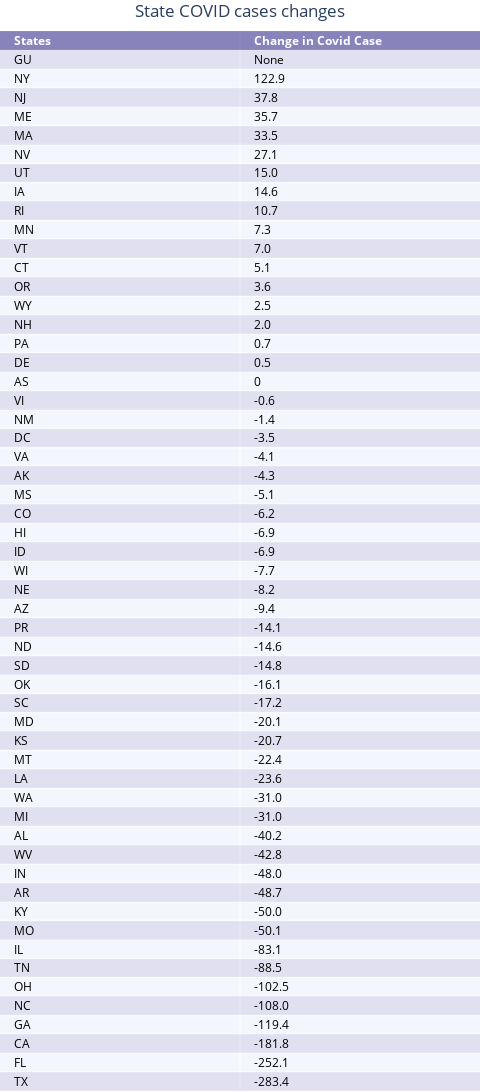

Write notebook code for a chart like this one.
### Code cell
# Additional - II table
df_a_2 = statecovid

fig_a_2 = ff.create_table(df_a_2, colorscale=colorscale4)

fig_a_2.update_layout(
    {'margin':{'t':30}},
    title={
        "text":"State COVID cases changes",
        "y":0.995,
        "x":0.5,
        "xanchor":"center",
        "yanchor":"top"
    },
    autosize=False,
    width=240*df_a_2.shape[1],
    height=30*df_a_2.shape[0]
)

fig_a_2.show()

### Figure 1 — Plotly figure (JSON) as saved in the notebook; plotly's stock layout.template omitted (floating-point values rounded to 4 significant figures)
{"data": [{"colorscale": [[0, "#6a60a9"], [0.5, "#dedcee"], [1, "#F8FAFF"]], "hoverinfo": "none", "opacity": 0.75, "showscale": false, "type": "heatmap", "z": [[0, 0], [0.5, 0.5], [1, 1], [0.5, 0.5], [1, 1], [0.5, 0.5], [1, 1], [0.5, 0.5], [1, 1], [0.5, 0.5], [1, 1], [0.5, 0.5], [1, 1], [0.5, 0.5], [1, 1], [0.5, 0.5], [1, 1], [0.5, 0.5], [1, 1], [0.5, 0.5], [1, 1], [0.5, 0.5], [1, 1], [0.5, 0.5], [1, 1], [0.5, 0.5], [1, 1], [0.5, 0.5], [1, 1], [0.5, 0.5], [1, 1], [0.5, 0.5], [1, 1], [0.5, 0.5], [1, 1], [0.5, 0.5], [1, 1], [0.5, 0.5], [1, 1], [0.5, 0.5], [1, 1], [0.5, 0.5], [1, 1], [0.5, 0.5], [1, 1], [0.5, 0.5], [1, 1], [0.5, 0.5], [1, 1], [0.5, 0.5], [1, 1], [0.5, 0.5], [1, 1], [0.5, 0.5], [1, 1], [0.5, 0.5]]}], "layout": {"annotations": [{"align": "left", "font": {"color": "#ffffff"}, "showarrow": false, "text": "<b>States</b>", "x": -0.45, "xanchor": "left", "xref": "x", "y": 0, "yref": "y"}, {"align": "left", "font": {"color": "#ffffff"}, "showarrow": false, "text": "<b>Change in Covid Case</b>", "x": 0.55, "xanchor": "left", "xref": "x", "y": 0, "yref": "y"}, {"align": "left", "font": {"color": "#000000"}, "showarrow": false, "text": "GU", "x": -0.45, "xanchor": "left", "xref": "x", "y": 1, "yref": "y"}, {"align": "left", "font": {"color": "#000000"}, "showarrow": false, "text": "None", "x": 0.55, "xanchor": "left", "xref": "x", "y": 1, "yref": "y"}, {"align": "left", "font": {"color": "#000000"}, "showarrow": false, "text": "NY", "x": -0.45, "xanchor": "left", "xref": "x", "y": 2, "yref": "y"}, {"align": "left", "font": {"color": "#000000"}, "showarrow": false, "text": "122.9", "x": 0.55, "xanchor": "left", "xref": "x", "y": 2, "yref": "y"}, {"align": "left", "font": {"color": "#000000"}, "showarrow": false, "text": "NJ", "x": -0.45, "xanchor": "left", "xref": "x", "y": 3, "yref": "y"}, {"align": "left", "font": {"color": "#000000"}, "showarrow": false, "text": "37.8", "x": 0.55, "xanchor": "left", "xref": "x", "y": 3, "yref": "y"}, {"align": "left", "font": {"color": "#000000"}, "showarrow": false, "text": "ME", "x": -0.45, "xanchor": "left", "xref": "x", "y": 4, "yref": "y"}, {"align": "left", "font": {"color": "#000000"}, "showarrow": false, "text": "35.7", "x": 0.55, "xanchor": "left", "xref": "x", "y": 4, "yref": "y"}, {"align": "left", "font": {"color": "#000000"}, "showarrow": false, "text": "MA", "x": -0.45, "xanchor": "left", "xref": "x", "y": 5, "yref": "y"}, {"align": "left", "font": {"color": "#000000"}, "showarrow": false, "text": "33.5", "x": 0.55, "xanchor": "left", "xref": "x", "y": 5, "yref": "y"}, {"align": "left", "font": {"color": "#000000"}, "showarrow": false, "text": "NV", "x": -0.45, "xanchor": "left", "xref": "x", "y": 6, "yref": "y"}, {"align": "left", "font": {"color": "#000000"}, "showarrow": false, "text": "27.1", "x": 0.55, "xanchor": "left", "xref": "x", "y": 6, "yref": "y"}, {"align": "left", "font": {"color": "#000000"}, "showarrow": false, "text": "UT", "x": -0.45, "xanchor": "left", "xref": "x", "y": 7, "yref": "y"}, {"align": "left", "font": {"color": "#000000"}, "showarrow": false, "text": "15.0", "x": 0.55, "xanchor": "left", "xref": "x", "y": 7, "yref": "y"}, {"align": "left", "font": {"color": "#000000"}, "showarrow": false, "text": "IA", "x": -0.45, "xanchor": "left", "xref": "x", "y": 8, "yref": "y"}, {"align": "left", "font": {"color": "#000000"}, "showarrow": false, "text": "14.6", "x": 0.55, "xanchor": "left", "xref": "x", "y": 8, "yref": "y"}, {"align": "left", "font": {"color": "#000000"}, "showarrow": false, "text": "RI", "x": -0.45, "xanchor": "left", "xref": "x", "y": 9, "yref": "y"}, {"align": "left", "font": {"color": "#000000"}, "showarrow": false, "text": "10.7", "x": 0.55, "xanchor": "left", "xref": "x", "y": 9, "yref": "y"}, {"align": "left", "font": {"color": "#000000"}, "showarrow": false, "text": "MN", "x": -0.45, "xanchor": "left", "xref": "x", "y": 10, "yref": "y"}, {"align": "left", "font": {"color": "#000000"}, "showarrow": false, "text": "7.3", "x": 0.55, "xanchor": "left", "xref": "x", "y": 10, "yref": "y"}, {"align": "left", "font": {"color": "#000000"}, "showarrow": false, "text": "VT", "x": -0.45, "xanchor": "left", "xref": "x", "y": 11, "yref": "y"}, {"align": "left", "font": {"color": "#000000"}, "showarrow": false, "text": "7.0", "x": 0.55, "xanchor": "left", "xref": "x", "y": 11, "yref": "y"}, {"align": "left", "font": {"color": "#000000"}, "showarrow": false, "text": "CT", "x": -0.45, "xanchor": "left", "xref": "x", "y": 12, "yref": "y"}, {"align": "left", "font": {"color": "#000000"}, "showarrow": false, "text": "5.1", "x": 0.55, "xanchor": "left", "xref": "x", "y": 12, "yref": "y"}, {"align": "left", "font": {"color": "#000000"}, "showarrow": false, "text": "OR", "x": -0.45, "xanchor": "left", "xref": "x", "y": 13, "yref": "y"}, {"align": "left", "font": {"color": "#000000"}, "showarrow": false, "text": "3.6", "x": 0.55, "xanchor": "left", "xref": "x", "y": 13, "yref": "y"}, {"align": "left", "font": {"color": "#000000"}, "showarrow": false, "text": "WY", "x": -0.45, "xanchor": "left", "xref": "x", "y": 14, "yref": "y"}, {"align": "left", "font": {"color": "#000000"}, "showarrow": false, "text": "2.5", "x": 0.55, "xanchor": "left", "xref": "x", "y": 14, "yref": "y"}, {"align": "left", "font": {"color": "#000000"}, "showarrow": false, "text": "NH", "x": -0.45, "xanchor": "left", "xref": "x", "y": 15, "yref": "y"}, {"align": "left", "font": {"color": "#000000"}, "showarrow": false, "text": "2.0", "x": 0.55, "xanchor": "left", "xref": "x", "y": 15, "yref": "y"}, {"align": "left", "font": {"color": "#000000"}, "showarrow": false, "text": "PA", "x": -0.45, "xanchor": "left", "xref": "x", "y": 16, "yref": "y"}, {"align": "left", "font": {"color": "#000000"}, "showarrow": false, "text": "0.7", "x": 0.55, "xanchor": "left", "xref": "x", "y": 16, "yref": "y"}, {"align": "left", "font": {"color": "#000000"}, "showarrow": false, "text": "DE", "x": -0.45, "xanchor": "left", "xref": "x", "y": 17, "yref": "y"}, {"align": "left", "font": {"color": "#000000"}, "showarrow": false, "text": "0.5", "x": 0.55, "xanchor": "left", "xref": "x", "y": 17, "yref": "y"}, {"align": "left", "font": {"color": "#000000"}, "showarrow": false, "text": "AS", "x": -0.45, "xanchor": "left", "xref": "x", "y": 18, "yref": "y"}, {"align": "left", "font": {"color": "#000000"}, "showarrow": false, "text": "0", "x": 0.55, "xanchor": "left", "xref": "x", "y": 18, "yref": "y"}, {"align": "left", "font": {"color": "#000000"}, "showarrow": false, "text": "VI", "x": -0.45, "xanchor": "left", "xref": "x", "y": 19, "yref": "y"}, {"align": "left", "font": {"color": "#000000"}, "showarrow": false, "text": "-0.6", "x": 0.55, "xanchor": "left", "xref": "x", "y": 19, "yref": "y"}, {"align": "left", "font": {"color": "#000000"}, "showarrow": false, "text": "NM", "x": -0.45, "xanchor": "left", "xref": "x", "y": 20, "yref": "y"}, {"align": "left", "font": {"color": "#000000"}, "showarrow": false, "text": "-1.4", "x": 0.55, "xanchor": "left", "xref": "x", "y": 20, "yref": "y"}, {"align": "left", "font": {"color": "#000000"}, "showarrow": false, "text": "DC", "x": -0.45, "xanchor": "left", "xref": "x", "y": 21, "yref": "y"}, {"align": "left", "font": {"color": "#000000"}, "showarrow": false, "text": "-3.5", "x": 0.55, "xanchor": "left", "xref": "x", "y": 21, "yref": "y"}, {"align": "left", "font": {"color": "#000000"}, "showarrow": false, "text": "VA", "x": -0.45, "xanchor": "left", "xref": "x", "y": 22, "yref": "y"}, {"align": "left", "font": {"color": "#000000"}, "showarrow": false, "text": "-4.1", "x": 0.55, "xanchor": "left", "xref": "x", "y": 22, "yref": "y"}, {"align": "left", "font": {"color": "#000000"}, "showarrow": false, "text": "AK", "x": -0.45, "xanchor": "left", "xref": "x", "y": 23, "yref": "y"}, {"align": "left", "font": {"color": "#000000"}, "showarrow": false, "text": "-4.3", "x": 0.55, "xanchor": "left", "xref": "x", "y": 23, "yref": "y"}, {"align": "left", "font": {"color": "#000000"}, "showarrow": false, "text": "MS", "x": -0.45, "xanchor": "left", "xref": "x", "y": 24, "yref": "y"}, {"align": "left", "font": {"color": "#000000"}, "showarrow": false, "text": "-5.1", "x": 0.55, "xanchor": "left", "xref": "x", "y": 24, "yref": "y"}, {"align": "left", "font": {"color": "#000000"}, "showarrow": false, "text": "CO", "x": -0.45, "xanchor": "left", "xref": "x", "y": 25, "yref": "y"}, {"align": "left", "font": {"color": "#000000"}, "showarrow": false, "text": "-6.2", "x": 0.55, "xanchor": "left", "xref": "x", "y": 25, "yref": "y"}, {"align": "left", "font": {"color": "#000000"}, "showarrow": false, "text": "HI", "x": -0.45, "xanchor": "left", "xref": "x", "y": 26, "yref": "y"}, {"align": "left", "font": {"color": "#000000"}, "showarrow": false, "text": "-6.9", "x": 0.55, "xanchor": "left", "xref": "x", "y": 26, "yref": "y"}, {"align": "left", "font": {"color": "#000000"}, "showarrow": false, "text": "ID", "x": -0.45, "xanchor": "left", "xref": "x", "y": 27, "yref": "y"}, {"align": "left", "font": {"color": "#000000"}, "showarrow": false, "text": "-6.9", "x": 0.55, "xanchor": "left", "xref": "x", "y": 27, "yref": "y"}, {"align": "left", "font": {"color": "#000000"}, "showarrow": false, "text": "WI", "x": -0.45, "xanchor": "left", "xref": "x", "y": 28, "yref": "y"}, {"align": "left", "font": {"color": "#000000"}, "showarrow": false, "text": "-7.7", "x": 0.55, "xanchor": "left", "xref": "x", "y": 28, "yref": "y"}, {"align": "left", "font": {"color": "#000000"}, "showarrow": false, "text": "NE", "x": -0.45, "xanchor": "left", "xref": "x", "y": 29, "yref": "y"}, {"align": "left", "font": {"color": "#000000"}, "showarrow": false, "text": "-8.2", "x": 0.55, "xanchor": "left", "xref": "x", "y": 29, "yref": "y"}, {"align": "left", "font": {"color": "#000000"}, "showarrow": false, "text": "AZ", "x": -0.45, "xanchor": "left", "xref": "x", "y": 30, "yref": "y"}, {"align": "left", "font": {"color": "#000000"}, "showarrow": false, "text": "-9.4", "x": 0.55, "xanchor": "left", "xref": "x", "y": 30, "yref": "y"}, {"align": "left", "font": {"color": "#000000"}, "showarrow": false, "text": "PR", "x": -0.45, "xanchor": "left", "xref": "x", "y": 31, "yref": "y"}, {"align": "left", "font": {"color": "#000000"}, "showarrow": false, "text": "-14.1", "x": 0.55, "xanchor": "left", "xref": "x", "y": 31, "yref": "y"}, {"align": "left", "font": {"color": "#000000"}, "showarrow": false, "text": "ND", "x": -0.45, "xanchor": "left", "xref": "x", "y": 32, "yref": "y"}, {"align": "left", "font": {"color": "#000000"}, "showarrow": false, "text": "-14.6", "x": 0.55, "xanchor": "left", "xref": "x", "y": 32, "yref": "y"}, {"align": "left", "font": {"color": "#000000"}, "showarrow": false, "text": "SD", "x": -0.45, "xanchor": "left", "xref": "x", "y": 33, "yref": "y"}, {"align": "left", "font": {"color": "#000000"}, "showarrow": false, "text": "-14.8", "x": 0.55, "xanchor": "left", "xref": "x", "y": 33, "yref": "y"}, {"align": "left", "font": {"color": "#000000"}, "showarrow": false, "text": "OK", "x": -0.45, "xanchor": "left", "xref": "x", "y": 34, "yref": "y"}, {"align": "left", "font": {"color": "#000000"}, "showarrow": false, "text": "-16.1", "x": 0.55, "xanchor": "left", "xref": "x", "y": 34, "yref": "y"}, {"align": "left", "font": {"color": "#000000"}, "showarrow": false, "text": "SC", "x": -0.45, "xanchor": "left", "xref": "x", "y": 35, "yref": "y"}, {"align": "left", "font": {"color": "#000000"}, "showarrow": false, "text": "-17.2", "x": 0.55, "xanchor": "left", "xref": "x", "y": 35, "yref": "y"}, {"align": "left", "font": {"color": "#000000"}, "showarrow": false, "text": "MD", "x": -0.45, "xanchor": "left", "xref": "x", "y": 36, "yref": "y"}, {"align": "left", "font": {"color": "#000000"}, "showarrow": false, "text": "-20.1", "x": 0.55, "xanchor": "left", "xref": "x", "y": 36, "yref": "y"}, {"align": "left", "font": {"color": "#000000"}, "showarrow": false, "text": "KS", "x": -0.45, "xanchor": "left", "xref": "x", "y": 37, "yref": "y"}, {"align": "left", "font": {"color": "#000000"}, "showarrow": false, "text": "-20.7", "x": 0.55, "xanchor": "left", "xref": "x", "y": 37, "yref": "y"}, {"align": "left", "font": {"color": "#000000"}, "showarrow": false, "text": "MT", "x": -0.45, "xanchor": "left", "xref": "x", "y": 38, "yref": "y"}, {"align": "left", "font": {"color": "#000000"}, "showarrow": false, "text": "-22.4", "x": 0.55, "xanchor": "left", "xref": "x", "y": 38, "yref": "y"}, {"align": "left", "font": {"color": "#000000"}, "showarrow": false, "text": "LA", "x": -0.45, "xanchor": "left", "xref": "x", "y": 39, "yref": "y"}, {"align": "left", "font": {"color": "#000000"}, "showarrow": false, "text": "-23.6", "x": 0.55, "xanchor": "left", "xref": "x", "y": 39, "yref": "y"}, {"align": "left", "font": {"color": "#000000"}, "showarrow": false, "text": "WA", "x": -0.45, "xanchor": "left", "xref": "x", "y": 40, "yref": "y"}, {"align": "left", "font": {"color": "#000000"}, "showarrow": false, "text": "-31.0", "x": 0.55, "xanchor": "left", "xref": "x", "y": 40, "yref": "y"}, {"align": "left", "font": {"color": "#000000"}, "showarrow": false, "text": "MI", "x": -0.45, "xanchor": "left", "xref": "x", "y": 41, "yref": "y"}, {"align": "left", "font": {"color": "#000000"}, "showarrow": false, "text": "-31.0", "x": 0.55, "xanchor": "left", "xref": "x", "y": 41, "yref": "y"}, {"align": "left", "font": {"color": "#000000"}, "showarrow": false, "text": "AL", "x": -0.45, "xanchor": "left", "xref": "x", "y": 42, "yref": "y"}, {"align": "left", "font": {"color": "#000000"}, "showarrow": false, "text": "-40.2", "x": 0.55, "xanchor": "left", "xref": "x", "y": 42, "yref": "y"}, {"align": "left", "font": {"color": "#000000"}, "showarrow": false, "text": "WV", "x": -0.45, "xanchor": "left", "xref": "x", "y": 43, "yref": "y"}, {"align": "left", "font": {"color": "#000000"}, "showarrow": false, "text": "-42.8", "x": 0.55, "xanchor": "left", "xref": "x", "y": 43, "yref": "y"}, {"align": "left", "font": {"color": "#000000"}, "showarrow": false, "text": "IN", "x": -0.45, "xanchor": "left", "xref": "x", "y": 44, "yref": "y"}, {"align": "left", "font": {"color": "#000000"}, "showarrow": false, "text": "-48.0", "x": 0.55, "xanchor": "left", "xref": "x", "y": 44, "yref": "y"}, {"align": "left", "font": {"color": "#000000"}, "showarrow": false, "text": "AR", "x": -0.45, "xanchor": "left", "xref": "x", "y": 45, "yref": "y"}, {"align": "left", "font": {"color": "#000000"}, "showarrow": false, "text": "-48.7", "x": 0.55, "xanchor": "left", "xref": "x", "y": 45, "yref": "y"}, {"align": "left", "font": {"color": "#000000"}, "showarrow": false, "text": "KY", "x": -0.45, "xanchor": "left", "xref": "x", "y": 46, "yref": "y"}, {"align": "left", "font": {"color": "#000000"}, "showarrow": false, "text": "-50.0", "x": 0.55, "xanchor": "left", "xref": "x", "y": 46, "yref": "y"}, {"align": "left", "font": {"color": "#000000"}, "showarrow": false, "text": "MO", "x": -0.45, "xanchor": "left", "xref": "x", "y": 47, "yref": "y"}, {"align": "left", "font": {"color": "#000000"}, "showarrow": false, "text": "-50.1", "x": 0.55, "xanchor": "left", "xref": "x", "y": 47, "yref": "y"}, {"align": "left", "font": {"color": "#000000"}, "showarrow": false, "text": "IL", "x": -0.45, "xanchor": "left", "xref": "x", "y": 48, "yref": "y"}, {"align": "left", "font": {"color": "#000000"}, "showarrow": false, "text": "-83.1", "x": 0.55, "xanchor": "left", "xref": "x", "y": 48, "yref": "y"}, {"align": "left", "font": {"color": "#000000"}, "showarrow": false, "text": "TN", "x": -0.45, "xanchor": "left", "xref": "x", "y": 49, "yref": "y"}, {"align": "left", "font": {"color": "#000000"}, "showarrow": false, "text": "-88.5", "x": 0.55, "xanchor": "left", "xref": "x", "y": 49, "yref": "y"}, {"align": "left", "font": {"color": "#000000"}, "showarrow": false, "text": "OH", "x": -0.45, "xanchor": "left", "xref": "x", "y": 50, "yref": "y"}, {"align": "left", "font": {"color": "#000000"}, "showarrow": false, "text": "-102.5", "x": 0.55, "xanchor": "left", "xref": "x", "y": 50, "yref": "y"}, {"align": "left", "font": {"color": "#000000"}, "showarrow": false, "text": "NC", "x": -0.45, "xanchor": "left", "xref": "x", "y": 51, "yref": "y"}, {"align": "left", "font": {"color": "#000000"}, "showarrow": false, "text": "-108.0", "x": 0.55, "xanchor": "left", "xref": "x", "y": 51, "yref": "y"}, {"align": "left", "font": {"color": "#000000"}, "showarrow": false, "text": "GA", "x": -0.45, "xanchor": "left", "xref": "x", "y": 52, "yref": "y"}, {"align": "left", "font": {"color": "#000000"}, "showarrow": false, "text": "-119.4", "x": 0.55, "xanchor": "left", "xref": "x", "y": 52, "yref": "y"}, {"align": "left", "font": {"color": "#000000"}, "showarrow": false, "text": "CA", "x": -0.45, "xanchor": "left", "xref": "x", "y": 53, "yref": "y"}, {"align": "left", "font": {"color": "#000000"}, "showarrow": false, "text": "-181.8", "x": 0.55, "xanchor": "left", "xref": "x", "y": 53, "yref": "y"}, {"align": "left", "font": {"color": "#000000"}, "showarrow": false, "text": "FL", "x": -0.45, "xanchor": "left", "xref": "x", "y": 54, "yref": "y"}, {"align": "left", "font": {"color": "#000000"}, "showarrow": false, "text": "-252.1", "x": 0.55, "xanchor": "left", "xref": "x", "y": 54, "yref": "y"}, {"align": "left", "font": {"color": "#000000"}, "showarrow": false, "text": "TX", "x": -0.45, "xanchor": "left", "xref": "x", "y": 55, "yref": "y"}, {"align": "left", "font": {"color": "#000000"}, "showarrow": false, "text": "-283.4", "x": 0.55, "xanchor": "left", "xref": "x", "y": 55, "yref": "y"}], "autosize": false, "height": 1650, "margin": {"b": 0, "l": 0, "r": 0, "t": 30}, "title": {"text": "State COVID cases changes", "x": 0.5, "xanchor": "center", "y": 0.995, "yanchor": "top"}, "width": 480, "xaxis": {"dtick": 1, "gridwidth": 2, "showticklabels": false, "tick0": -0.5, "ticks": "", "zeroline": false}, "yaxis": {"autorange": "reversed", "dtick": 1, "gridwidth": 2, "showticklabels": false, "tick0": 0.5, "ticks": "", "zeroline": false}}}
